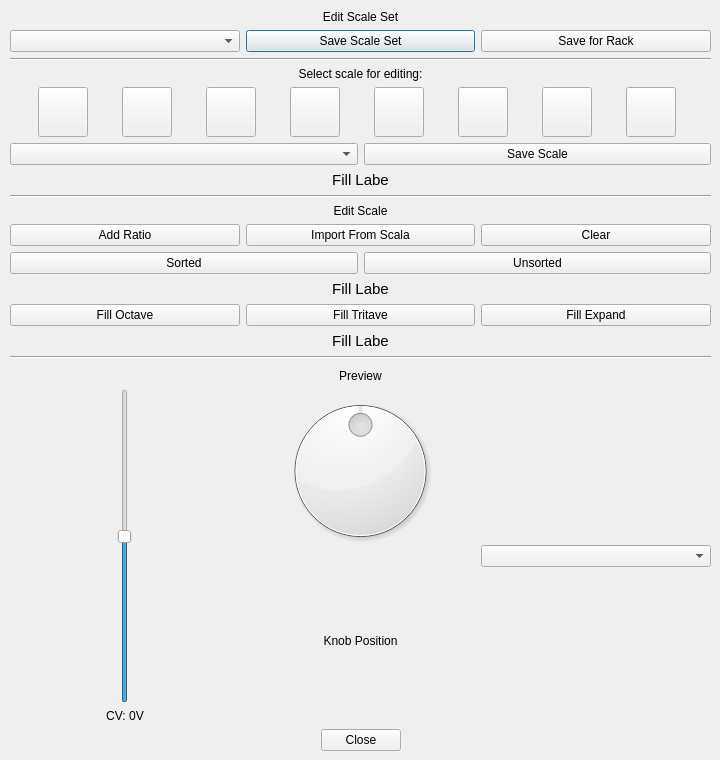
<?xml version="1.0" encoding="UTF-8"?>
<ui version="4.0">
 <class>sync3ScaleEditor</class>
 <widget class="QDialog" name="sync3ScaleEditor">
  <property name="geometry">
   <rect>
    <x>0</x>
    <y>0</y>
    <width>720</width>
    <height>760</height>
   </rect>
  </property>
  <property name="minimumSize">
   <size>
    <width>720</width>
    <height>760</height>
   </size>
  </property>
  <property name="maximumSize">
   <size>
    <width>720</width>
    <height>760</height>
   </size>
  </property>
  <property name="windowTitle">
   <string>SYNC3 Scale Set Editor</string>
  </property>
  <widget class="QWidget" name="layoutWidget">
   <property name="geometry">
    <rect>
     <x>10</x>
     <y>10</y>
     <width>701</width>
     <height>741</height>
    </rect>
   </property>
   <layout class="QVBoxLayout" name="verticalLayout_8">
    <item>
     <widget class="QLabel" name="label_8">
      <property name="text">
       <string>Edit Scale Set</string>
      </property>
      <property name="alignment">
       <set>Qt::AlignCenter</set>
      </property>
     </widget>
    </item>
    <item>
     <layout class="QHBoxLayout" name="scalesSetButtons">
      <item>
       <widget class="QComboBox" name="selectResourceSet"/>
      </item>
      <item>
       <widget class="QPushButton" name="saveResourceSet">
        <property name="text">
         <string>Save Scale Set</string>
        </property>
       </widget>
      </item>
      <item>
       <widget class="QPushButton" name="saveForRack">
        <property name="text">
         <string>Save for Rack</string>
        </property>
       </widget>
      </item>
     </layout>
    </item>
    <item>
     <widget class="Line" name="line">
      <property name="orientation">
       <enum>Qt::Horizontal</enum>
      </property>
     </widget>
    </item>
    <item>
     <widget class="QLabel" name="label_9">
      <property name="text">
       <string>Select scale for editing:</string>
      </property>
      <property name="alignment">
       <set>Qt::AlignCenter</set>
      </property>
     </widget>
    </item>
    <item>
     <layout class="QHBoxLayout" name="slotGroup1">
      <property name="sizeConstraint">
       <enum>QLayout::SetMaximumSize</enum>
      </property>
      <item>
       <widget class="Slot1Button" name="slot1">
        <property name="enabled">
         <bool>true</bool>
        </property>
        <property name="sizePolicy">
         <sizepolicy hsizetype="Maximum" vsizetype="Fixed">
          <horstretch>0</horstretch>
          <verstretch>0</verstretch>
         </sizepolicy>
        </property>
        <property name="minimumSize">
         <size>
          <width>50</width>
          <height>50</height>
         </size>
        </property>
        <property name="maximumSize">
         <size>
          <width>30</width>
          <height>16777215</height>
         </size>
        </property>
        <property name="text">
         <string/>
        </property>
        <property name="checkable">
         <bool>true</bool>
        </property>
        <attribute name="buttonGroup">
         <string notr="true">buttonGroup</string>
        </attribute>
       </widget>
      </item>
      <item>
       <widget class="Slot2Button" name="slot2">
        <property name="sizePolicy">
         <sizepolicy hsizetype="Maximum" vsizetype="Fixed">
          <horstretch>0</horstretch>
          <verstretch>0</verstretch>
         </sizepolicy>
        </property>
        <property name="minimumSize">
         <size>
          <width>50</width>
          <height>50</height>
         </size>
        </property>
        <property name="maximumSize">
         <size>
          <width>30</width>
          <height>16777215</height>
         </size>
        </property>
        <property name="text">
         <string/>
        </property>
        <property name="checkable">
         <bool>true</bool>
        </property>
        <attribute name="buttonGroup">
         <string notr="true">buttonGroup</string>
        </attribute>
       </widget>
      </item>
      <item>
       <widget class="Slot3Button" name="slot3">
        <property name="sizePolicy">
         <sizepolicy hsizetype="Maximum" vsizetype="Fixed">
          <horstretch>0</horstretch>
          <verstretch>0</verstretch>
         </sizepolicy>
        </property>
        <property name="minimumSize">
         <size>
          <width>50</width>
          <height>50</height>
         </size>
        </property>
        <property name="maximumSize">
         <size>
          <width>30</width>
          <height>16777215</height>
         </size>
        </property>
        <property name="text">
         <string/>
        </property>
        <property name="checkable">
         <bool>true</bool>
        </property>
        <attribute name="buttonGroup">
         <string notr="true">buttonGroup</string>
        </attribute>
       </widget>
      </item>
      <item>
       <widget class="Slot4Button" name="slot4">
        <property name="sizePolicy">
         <sizepolicy hsizetype="Maximum" vsizetype="Fixed">
          <horstretch>0</horstretch>
          <verstretch>0</verstretch>
         </sizepolicy>
        </property>
        <property name="minimumSize">
         <size>
          <width>50</width>
          <height>50</height>
         </size>
        </property>
        <property name="maximumSize">
         <size>
          <width>30</width>
          <height>16777215</height>
         </size>
        </property>
        <property name="text">
         <string/>
        </property>
        <property name="checkable">
         <bool>true</bool>
        </property>
        <attribute name="buttonGroup">
         <string notr="true">buttonGroup</string>
        </attribute>
       </widget>
      </item>
      <item>
       <widget class="Slot5Button" name="slot5">
        <property name="sizePolicy">
         <sizepolicy hsizetype="Maximum" vsizetype="Fixed">
          <horstretch>0</horstretch>
          <verstretch>0</verstretch>
         </sizepolicy>
        </property>
        <property name="minimumSize">
         <size>
          <width>50</width>
          <height>50</height>
         </size>
        </property>
        <property name="maximumSize">
         <size>
          <width>50</width>
          <height>50</height>
         </size>
        </property>
        <property name="text">
         <string/>
        </property>
        <property name="checkable">
         <bool>true</bool>
        </property>
        <attribute name="buttonGroup">
         <string notr="true">buttonGroup</string>
        </attribute>
       </widget>
      </item>
      <item>
       <widget class="Slot6Button" name="slot6">
        <property name="sizePolicy">
         <sizepolicy hsizetype="Maximum" vsizetype="Fixed">
          <horstretch>0</horstretch>
          <verstretch>0</verstretch>
         </sizepolicy>
        </property>
        <property name="minimumSize">
         <size>
          <width>50</width>
          <height>50</height>
         </size>
        </property>
        <property name="maximumSize">
         <size>
          <width>30</width>
          <height>16777215</height>
         </size>
        </property>
        <property name="text">
         <string/>
        </property>
        <property name="checkable">
         <bool>true</bool>
        </property>
        <attribute name="buttonGroup">
         <string notr="true">buttonGroup</string>
        </attribute>
       </widget>
      </item>
      <item>
       <widget class="Slot7Button" name="slot7">
        <property name="sizePolicy">
         <sizepolicy hsizetype="Maximum" vsizetype="Fixed">
          <horstretch>0</horstretch>
          <verstretch>0</verstretch>
         </sizepolicy>
        </property>
        <property name="minimumSize">
         <size>
          <width>50</width>
          <height>50</height>
         </size>
        </property>
        <property name="maximumSize">
         <size>
          <width>30</width>
          <height>16777215</height>
         </size>
        </property>
        <property name="text">
         <string/>
        </property>
        <property name="checkable">
         <bool>true</bool>
        </property>
        <attribute name="buttonGroup">
         <string notr="true">buttonGroup</string>
        </attribute>
       </widget>
      </item>
      <item>
       <widget class="Slot8Button" name="slot8">
        <property name="sizePolicy">
         <sizepolicy hsizetype="Maximum" vsizetype="Fixed">
          <horstretch>0</horstretch>
          <verstretch>0</verstretch>
         </sizepolicy>
        </property>
        <property name="minimumSize">
         <size>
          <width>50</width>
          <height>50</height>
         </size>
        </property>
        <property name="maximumSize">
         <size>
          <width>30</width>
          <height>16777215</height>
         </size>
        </property>
        <property name="text">
         <string/>
        </property>
        <property name="checkable">
         <bool>true</bool>
        </property>
        <attribute name="buttonGroup">
         <string notr="true">buttonGroup</string>
        </attribute>
       </widget>
      </item>
     </layout>
    </item>
    <item>
     <layout class="QHBoxLayout" name="saveLoadScale">
      <item>
       <widget class="QComboBox" name="selectResource"/>
      </item>
      <item>
       <widget class="QPushButton" name="saveResource">
        <property name="text">
         <string>Save Scale</string>
        </property>
       </widget>
      </item>
     </layout>
    </item>
    <item>
     <widget class="QLabel" name="scaleDescription">
      <property name="sizePolicy">
       <sizepolicy hsizetype="Preferred" vsizetype="Minimum">
        <horstretch>0</horstretch>
        <verstretch>0</verstretch>
       </sizepolicy>
      </property>
      <property name="font">
       <font>
        <pointsize>11</pointsize>
       </font>
      </property>
      <property name="text">
       <string>Fill Labe</string>
      </property>
      <property name="alignment">
       <set>Qt::AlignCenter</set>
      </property>
      <property name="wordWrap">
       <bool>true</bool>
      </property>
     </widget>
    </item>
    <item>
     <widget class="Line" name="line_2">
      <property name="orientation">
       <enum>Qt::Horizontal</enum>
      </property>
     </widget>
    </item>
    <item>
     <layout class="QHBoxLayout" name="horizontalLayout_17">
      <item>
       <widget class="QLabel" name="label_7">
        <property name="text">
         <string>Edit Scale</string>
        </property>
        <property name="alignment">
         <set>Qt::AlignCenter</set>
        </property>
       </widget>
      </item>
     </layout>
    </item>
    <item>
     <layout class="QHBoxLayout" name="horizontalLayout_2"/>
    </item>
    <item>
     <layout class="QHBoxLayout" name="seedRatioEditor"/>
    </item>
    <item>
     <layout class="QHBoxLayout" name="horizontalLayout_15">
      <item>
       <widget class="QPushButton" name="addSeedRatio">
        <property name="text">
         <string>Add Ratio</string>
        </property>
       </widget>
      </item>
      <item>
       <widget class="QPushButton" name="addFromScala">
        <property name="text">
         <string>Import From Scala</string>
        </property>
       </widget>
      </item>
      <item>
       <widget class="QPushButton" name="clearSeedRatios">
        <property name="text">
         <string>Clear</string>
        </property>
       </widget>
      </item>
     </layout>
    </item>
    <item>
     <layout class="QGridLayout" name="seedRatioHolder">
      <property name="sizeConstraint">
       <enum>QLayout::SetMinAndMaxSize</enum>
      </property>
     </layout>
    </item>
    <item>
     <layout class="QHBoxLayout" name="horizontalLayout_3">
      <item>
       <widget class="QPushButton" name="sorted">
        <property name="text">
         <string>Sorted</string>
        </property>
        <property name="checkable">
         <bool>true</bool>
        </property>
        <attribute name="buttonGroup">
         <string notr="true">buttonGroup_3</string>
        </attribute>
       </widget>
      </item>
      <item>
       <widget class="QPushButton" name="unsorted">
        <property name="text">
         <string>Unsorted</string>
        </property>
        <property name="checkable">
         <bool>true</bool>
        </property>
        <attribute name="buttonGroup">
         <string notr="true">buttonGroup_3</string>
        </attribute>
       </widget>
      </item>
     </layout>
    </item>
    <item>
     <widget class="QLabel" name="sortedHelp">
      <property name="sizePolicy">
       <sizepolicy hsizetype="Preferred" vsizetype="Minimum">
        <horstretch>0</horstretch>
        <verstretch>0</verstretch>
       </sizepolicy>
      </property>
      <property name="font">
       <font>
        <pointsize>11</pointsize>
       </font>
      </property>
      <property name="text">
       <string>Fill Labe</string>
      </property>
      <property name="alignment">
       <set>Qt::AlignCenter</set>
      </property>
      <property name="wordWrap">
       <bool>true</bool>
      </property>
     </widget>
    </item>
    <item>
     <layout class="QHBoxLayout" name="horizontalLayout_6">
      <item>
       <widget class="QPushButton" name="fillOctave">
        <property name="text">
         <string>Fill Octave</string>
        </property>
        <property name="checkable">
         <bool>true</bool>
        </property>
        <attribute name="buttonGroup">
         <string notr="true">buttonGroup_2</string>
        </attribute>
       </widget>
      </item>
      <item>
       <widget class="QPushButton" name="fillTritave">
        <property name="text">
         <string>Fill Tritave</string>
        </property>
        <property name="checkable">
         <bool>true</bool>
        </property>
        <attribute name="buttonGroup">
         <string notr="true">buttonGroup_2</string>
        </attribute>
       </widget>
      </item>
      <item>
       <widget class="QPushButton" name="fillExpand">
        <property name="text">
         <string>Fill Expand</string>
        </property>
        <property name="checkable">
         <bool>true</bool>
        </property>
        <attribute name="buttonGroup">
         <string notr="true">buttonGroup_2</string>
        </attribute>
       </widget>
      </item>
     </layout>
    </item>
    <item>
     <widget class="QLabel" name="fillHelp">
      <property name="sizePolicy">
       <sizepolicy hsizetype="Preferred" vsizetype="Minimum">
        <horstretch>0</horstretch>
        <verstretch>0</verstretch>
       </sizepolicy>
      </property>
      <property name="font">
       <font>
        <pointsize>11</pointsize>
       </font>
      </property>
      <property name="text">
       <string>Fill Labe</string>
      </property>
      <property name="alignment">
       <set>Qt::AlignCenter</set>
      </property>
      <property name="wordWrap">
       <bool>true</bool>
      </property>
     </widget>
    </item>
    <item>
     <widget class="Line" name="line_3">
      <property name="orientation">
       <enum>Qt::Horizontal</enum>
      </property>
     </widget>
    </item>
    <item>
     <layout class="QHBoxLayout" name="tilingMethodButtons">
      <property name="topMargin">
       <number>2</number>
      </property>
      <property name="bottomMargin">
       <number>2</number>
      </property>
     </layout>
    </item>
    <item>
     <layout class="QHBoxLayout" name="horizontalLayout_16">
      <item>
       <widget class="QLabel" name="label_2">
        <property name="text">
         <string>Preview</string>
        </property>
        <property name="alignment">
         <set>Qt::AlignCenter</set>
        </property>
       </widget>
      </item>
     </layout>
    </item>
    <item>
     <layout class="QHBoxLayout" name="previewControls">
      <item>
       <layout class="QVBoxLayout" name="verticalLayout_7">
        <item>
         <layout class="QHBoxLayout" name="horizontalLayout_14">
          <item>
           <widget class="QSlider" name="cvSlider">
            <property name="maximum">
             <number>15</number>
            </property>
            <property name="value">
             <number>8</number>
            </property>
            <property name="sliderPosition">
             <number>8</number>
            </property>
            <property name="orientation">
             <enum>Qt::Vertical</enum>
            </property>
           </widget>
          </item>
         </layout>
        </item>
        <item>
         <widget class="QLabel" name="label_6">
          <property name="text">
           <string>CV: 0V</string>
          </property>
          <property name="alignment">
           <set>Qt::AlignCenter</set>
          </property>
         </widget>
        </item>
       </layout>
      </item>
      <item>
       <layout class="QVBoxLayout" name="verticalLayout_6">
        <item>
         <widget class="QDial" name="knob">
          <property name="maximum">
           <number>16</number>
          </property>
          <property name="pageStep">
           <number>8</number>
          </property>
          <property name="sliderPosition">
           <number>8</number>
          </property>
         </widget>
        </item>
        <item>
         <widget class="QLabel" name="label_5">
          <property name="text">
           <string>Knob Position</string>
          </property>
          <property name="alignment">
           <set>Qt::AlignCenter</set>
          </property>
         </widget>
        </item>
       </layout>
      </item>
      <item>
       <layout class="QVBoxLayout" name="previewLayout">
        <item>
         <layout class="QHBoxLayout" name="previewContainer"/>
        </item>
        <item>
         <widget class="QComboBox" name="previewSelect"/>
        </item>
       </layout>
      </item>
     </layout>
    </item>
    <item>
     <layout class="QVBoxLayout" name="verticalLayout"/>
    </item>
    <item>
     <widget class="QDialogButtonBox" name="buttonBox">
      <property name="orientation">
       <enum>Qt::Horizontal</enum>
      </property>
      <property name="standardButtons">
       <set>QDialogButtonBox::Close</set>
      </property>
      <property name="centerButtons">
       <bool>true</bool>
      </property>
     </widget>
    </item>
   </layout>
  </widget>
 </widget>
 <customwidgets>
  <customwidget>
   <class>Slot1Button</class>
   <extends>QPushButton</extends>
   <header>resourcesetbuttons.h</header>
  </customwidget>
  <customwidget>
   <class>Slot2Button</class>
   <extends>QPushButton</extends>
   <header>resourcesetbuttons.h</header>
  </customwidget>
  <customwidget>
   <class>Slot3Button</class>
   <extends>QPushButton</extends>
   <header>resourcesetbuttons.h</header>
  </customwidget>
  <customwidget>
   <class>Slot4Button</class>
   <extends>QPushButton</extends>
   <header>resourcesetbuttons.h</header>
  </customwidget>
  <customwidget>
   <class>Slot5Button</class>
   <extends>QPushButton</extends>
   <header>resourcesetbuttons.h</header>
  </customwidget>
  <customwidget>
   <class>Slot6Button</class>
   <extends>QPushButton</extends>
   <header>resourcesetbuttons.h</header>
  </customwidget>
  <customwidget>
   <class>Slot7Button</class>
   <extends>QPushButton</extends>
   <header>resourcesetbuttons.h</header>
  </customwidget>
  <customwidget>
   <class>Slot8Button</class>
   <extends>QPushButton</extends>
   <header>resourcesetbuttons.h</header>
  </customwidget>
 </customwidgets>
 <resources/>
 <connections>
  <connection>
   <sender>buttonBox</sender>
   <signal>rejected()</signal>
   <receiver>sync3ScaleEditor</receiver>
   <slot>reject()</slot>
   <hints>
    <hint type="sourcelabel">
     <x>316</x>
     <y>260</y>
    </hint>
    <hint type="destinationlabel">
     <x>286</x>
     <y>274</y>
    </hint>
   </hints>
  </connection>
  <connection>
   <sender>buttonBox</sender>
   <signal>accepted()</signal>
   <receiver>sync3ScaleEditor</receiver>
   <slot>accept()</slot>
   <hints>
    <hint type="sourcelabel">
     <x>248</x>
     <y>254</y>
    </hint>
    <hint type="destinationlabel">
     <x>157</x>
     <y>274</y>
    </hint>
   </hints>
  </connection>
 </connections>
 <buttongroups>
  <buttongroup name="buttonGroup_3"/>
  <buttongroup name="buttonGroup"/>
  <buttongroup name="buttonGroup_2"/>
 </buttongroups>
</ui>
